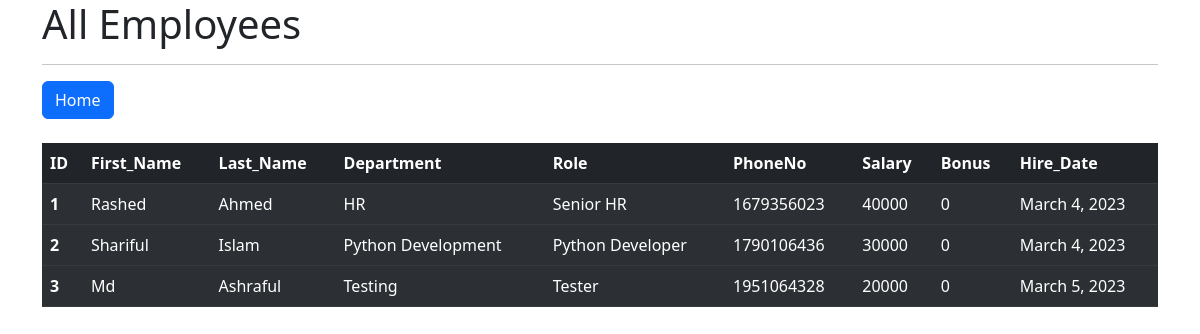
The app's page /all_emp, older data.
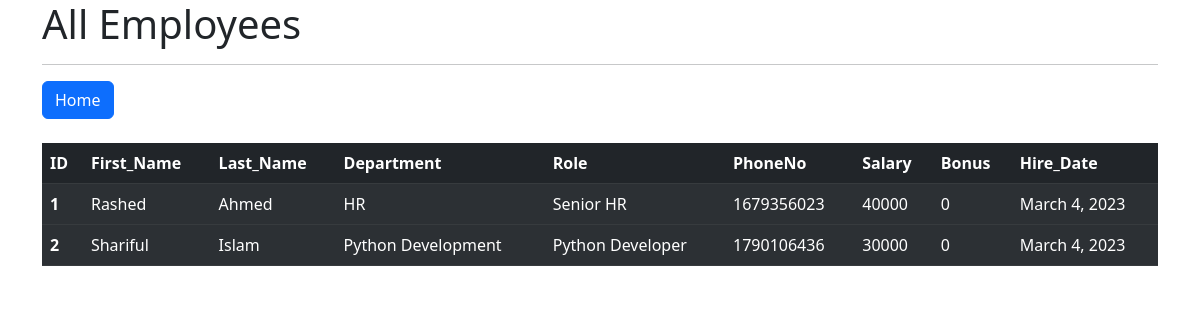
The same page, newer data.
### employee/models.py (models this page shows, shortened)
class Employee(models.Model):
    first_name = models.CharField(max_length=100, null=False)
    last_name = models.CharField(max_length=100)
    dept = models.ForeignKey(Department, on_delete=models.CASCADE)
    salary = models.IntegerField(default=0)
    bonus = models.IntegerField(default=0)
    role = models.ForeignKey(Role, on_delete=models.CASCADE)
    phone = models.IntegerField(default=0)
    hire_date = models.DateField()

class Department(models.Model):
    name = models.CharField(max_length=100, null=False)
    location = models.CharField(max_length=100)

class Role(models.Model):
    name = models.CharField(max_length=100, null=False)

### employee/views.py (the view)
# urls.py: path('all_emp', views.all_emp, name='all_emp'),
def all_emp(request):
    emps = Employee.objects.all()
    context = {
        'emps': emps
    }
    return render(request, 'all_emp.html', context)

### employee/templates/all_emp.html (shortened to what this page needs)
<!doctype html>
<html lang="en">
  <head>
    <link href="https://cdn.jsdelivr.net/npm/bootstrap@5.3.0-alpha1/dist/css/bootstrap.min.css" rel="stylesheet">
  </head>
  <body>
    <div class="container">
        <h1>All Employees</h1>
        <hr>
        <a class="btn btn-primary" href="/" role="button">Home</a>
        <br>
        <br>
        <table class="table table-dark table-striped">
          <thead>
            <tr>
              <th scope="col">ID</th>
              <th scope="col">First_Name</th>
              <th scope="col">Last_Name</th>
              <th scope="col">Department</th>
              <th scope="col">Role</th>
              <th scope="col">PhoneNo</th>
              <th scope="col">Salary</th>
              <th scope="col">Bonus</th>
              <th scope="col">Hire_Date</th>
            </tr>
          </thead>
          {% for emp in emps %}
          <tbody>
            <tr>
              <th scope="row">{{emp.id}}</th>
              <td>{{emp.first_name}}</td>
              <td>{{emp.last_name}}</td>
              <td>{{emp.dept.name}}</td>
              <td>{{emp.role.name}}</td>
              <td>{{emp.phone}}</td>
              <td>{{emp.salary}}</td>
              <td>{{emp.bonus}}</td>
              <td>{{emp.hire_date}}</td>
            </tr>
          </tbody>
          {% endfor %}
        </table>
    </div>
  </body>
</html>

Row changes from the older to the newer data that the page shows:
removed Employee: id "3", first_name "Md", last_name "Ashraful", dept.name "Testing", role.name "Tester", phone "1951064328", salary "20000", bonus "0", hire_date "March 5, 2023"
